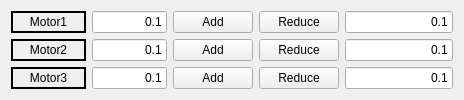
                <widget class="QWidget" name="tab_9">
                 <attribute name="title">
                  <string>Joint</string>
                 </attribute>
                 <layout class="QGridLayout" name="gridLayout_8">
                  <item row="1" column="2">
                   <widget class="QPushButton" name="pushButton_Motor2_Add">
                    <property name="sizePolicy">
                     <sizepolicy hsizetype="Expanding" vsizetype="Fixed">
                      <horstretch>1</horstretch>
                      <verstretch>0</verstretch>
                     </sizepolicy>
                    </property>
                    <property name="text">
                     <string>Add</string>
                    </property>
                   </widget>
                  </item>
                  <item row="1" column="0">
                   <widget class="QLabel" name="label_Joint_Motor2">
                    <property name="sizePolicy">
                     <sizepolicy hsizetype="Expanding" vsizetype="Preferred">
                      <horstretch>1</horstretch>
                      <verstretch>0</verstretch>
                     </sizepolicy>
                    </property>
                    <property name="frameShape">
                     <enum>QFrame::Box</enum>
                    </property>
                    <property name="lineWidth">
                     <number>2</number>
                    </property>
                    <property name="text">
                     <string>Motor2</string>
                    </property>
                    <property name="alignment">
                     <set>Qt::AlignCenter</set>
                    </property>
                   </widget>
                  </item>
                  <item row="0" column="3">
                   <widget class="QPushButton" name="pushButton_Motor1_Reduce">
                    <property name="sizePolicy">
                     <sizepolicy hsizetype="Expanding" vsizetype="Fixed">
                      <horstretch>0</horstretch>
                      <verstretch>0</verstretch>
                     </sizepolicy>
                    </property>
                    <property name="text">
                     <string>Reduce</string>
                    </property>
                   </widget>
                  </item>
                  <item row="2" column="2">
                   <widget class="QPushButton" name="pushButton_Motor3_Add">
                    <property name="sizePolicy">
                     <sizepolicy hsizetype="Expanding" vsizetype="Fixed">
                      <horstretch>0</horstretch>
                      <verstretch>0</verstretch>
                     </sizepolicy>
                    </property>
                    <property name="text">
                     <string>Add</string>
                    </property>
                   </widget>
                  </item>
                  <item row="0" column="1">
                   <widget class="QLineEdit" name="lineEdit_Motor1">
                    <property name="sizePolicy">
                     <sizepolicy hsizetype="Expanding" vsizetype="Fixed">
                      <horstretch>0</horstretch>
                      <verstretch>0</verstretch>
                     </sizepolicy>
                    </property>
                    <property name="text">
                     <string>0.1</string>
                    </property>
                    <property name="alignment">
                     <set>Qt::AlignRight|Qt::AlignTrailing|Qt::AlignVCenter</set>
                    </property>
                   </widget>
                  </item>
                  <item row="1" column="1">
                   <widget class="QLineEdit" name="lineEdit_Motor2">
                    <property name="sizePolicy">
                     <sizepolicy hsizetype="Expanding" vsizetype="Fixed">
                      <horstretch>1</horstretch>
                      <verstretch>0</verstretch>
                     </sizepolicy>
                    </property>
                    <property name="text">
                     <string>0.1</string>
                    </property>
                    <property name="alignment">
                     <set>Qt::AlignRight|Qt::AlignTrailing|Qt::AlignVCenter</set>
                    </property>
                   </widget>
                  </item>
                  <item row="0" column="2">
                   <widget class="QPushButton" name="pushButton_Motor1_Add">
                    <property name="sizePolicy">
                     <sizepolicy hsizetype="Expanding" vsizetype="Fixed">
                      <horstretch>0</horstretch>
                      <verstretch>0</verstretch>
                     </sizepolicy>
                    </property>
                    <property name="text">
                     <string>Add</string>
                    </property>
                   </widget>
                  </item>
                  <item row="1" column="3">
                   <widget class="QPushButton" name="pushButton_Motor2_Reduce">
                    <property name="sizePolicy">
                     <sizepolicy hsizetype="Expanding" vsizetype="Fixed">
                      <horstretch>1</horstretch>
                      <verstretch>0</verstretch>
                     </sizepolicy>
                    </property>
                    <property name="text">
                     <string>Reduce</string>
                    </property>
                   </widget>
                  </item>
                  <item row="2" column="3">
                   <widget class="QPushButton" name="pushButton_Motor3_Reduce">
                    <property name="sizePolicy">
                     <sizepolicy hsizetype="Expanding" vsizetype="Fixed">
                      <horstretch>0</horstretch>
                      <verstretch>0</verstretch>
                     </sizepolicy>
                    </property>
                    <property name="text">
                     <string>Reduce</string>
                    </property>
                   </widget>
                  </item>
                  <item row="0" column="0">
                   <widget class="QLabel" name="label_Joint_Motor1">
                    <property name="sizePolicy">
                     <sizepolicy hsizetype="Expanding" vsizetype="Preferred">
                      <horstretch>0</horstretch>
                      <verstretch>0</verstretch>
                     </sizepolicy>
                    </property>
                    <property name="frameShape">
                     <enum>QFrame::Box</enum>
                    </property>
                    <property name="lineWidth">
                     <number>2</number>
                    </property>
                    <property name="text">
                     <string>Motor1</string>
                    </property>
                    <property name="alignment">
                     <set>Qt::AlignCenter</set>
                    </property>
                   </widget>
                  </item>
                  <item row="2" column="0">
                   <widget class="QLabel" name="label_Joint_Motor3">
                    <property name="sizePolicy">
                     <sizepolicy hsizetype="Expanding" vsizetype="Preferred">
                      <horstretch>0</horstretch>
                      <verstretch>0</verstretch>
                     </sizepolicy>
                    </property>
                    <property name="frameShape">
                     <enum>QFrame::Box</enum>
                    </property>
                    <property name="lineWidth">
                     <number>2</number>
                    </property>
                    <property name="text">
                     <string>Motor3</string>
                    </property>
                    <property name="alignment">
                     <set>Qt::AlignCenter</set>
                    </property>
                   </widget>
                  </item>
                  <item row="2" column="1">
                   <widget class="QLineEdit" name="lineEdit_Motor3">
                    <property name="sizePolicy">
                     <sizepolicy hsizetype="Expanding" vsizetype="Fixed">
                      <horstretch>0</horstretch>
                      <verstretch>0</verstretch>
                     </sizepolicy>
                    </property>
                    <property name="text">
                     <string>0.1</string>
                    </property>
                    <property name="alignment">
                     <set>Qt::AlignRight|Qt::AlignTrailing|Qt::AlignVCenter</set>
                    </property>
                   </widget>
                  </item>
                  <item row="2" column="4">
                   <widget class="QLineEdit" name="lineEdit_Motor3_v">
                    <property name="sizePolicy">
                     <sizepolicy hsizetype="Fixed" vsizetype="Fixed">
                      <horstretch>0</horstretch>
                      <verstretch>0</verstretch>
                     </sizepolicy>
                    </property>
                    <property name="text">
                     <string>0.1</string>
                    </property>
                    <property name="alignment">
                     <set>Qt::AlignRight|Qt::AlignTrailing|Qt::AlignVCenter</set>
                    </property>
                   </widget>
                  </item>
                  <item row="1" column="4">
                   <widget class="QLineEdit" name="lineEdit_Motor3_v_2">
                    <property name="sizePolicy">
                     <sizepolicy hsizetype="Fixed" vsizetype="Fixed">
                      <horstretch>0</horstretch>
                      <verstretch>0</verstretch>
                     </sizepolicy>
                    </property>
                    <property name="text">
                     <string>0.1</string>
                    </property>
                    <property name="alignment">
                     <set>Qt::AlignRight|Qt::AlignTrailing|Qt::AlignVCenter</set>
                    </property>
                   </widget>
                  </item>
                  <item row="0" column="4">
                   <widget class="QLineEdit" name="lineEdit_Motor3_v_3">
                    <property name="sizePolicy">
                     <sizepolicy hsizetype="Fixed" vsizetype="Fixed">
                      <horstretch>0</horstretch>
                      <verstretch>0</verstretch>
                     </sizepolicy>
                    </property>
                    <property name="text">
                     <string>0.1</string>
                    </property>
                    <property name="alignment">
                     <set>Qt::AlignRight|Qt::AlignTrailing|Qt::AlignVCenter</set>
                    </property>
                   </widget>
                  </item>
                 </layout>
                </widget>
